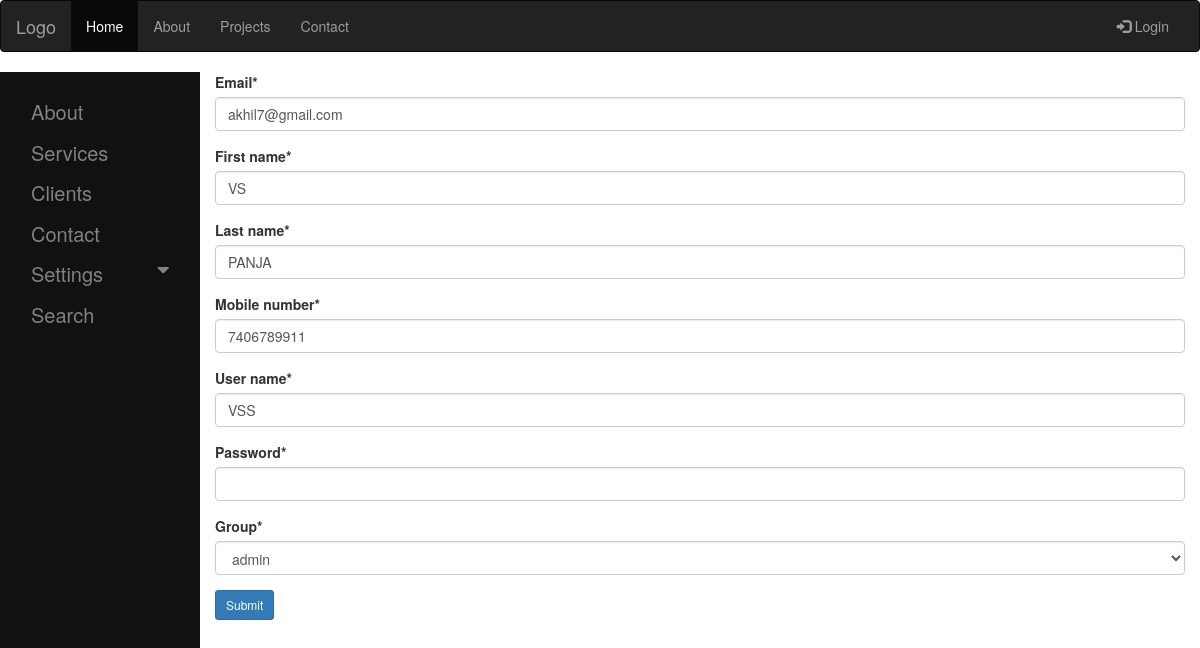
The app's page /home_page/user/edit/13 with its own data.
### users/models.py (models this page shows, shortened)
class UserModelClass(models.Model):
    email = models.EmailField(max_length=50,unique=True)
    first_name = models.CharField(max_length=20)
    last_name = models.CharField(max_length=20)
    phone_regex = RegexValidator(regex=r'^\+?1?\d{10,10}$',
                                 message="Phone number must be entered in the format: '+999999999'. Up to 10 digits allowed.")
    mobile_number = models.CharField(validators=[phone_regex], max_length=10, blank=False,unique=True)
    user_name = models.CharField(max_length=20)
    password = models.CharField(max_length=20)
    group = models.ForeignKey(GroupModelClass,on_delete=models.PROTECT)
    selectedGroup = models.CharField(max_length=50)
    class Meta:
        db_table = 'user_details'

### users/views.py (the view, shortened to what this page needs)
# urls.py: url('^home_page/user/edit/(?P<pk>[0-9]+)$',views.user_edit,name='group_page'),
def user_edit(request,pk):
    data = UserModelClass.objects.get(id=pk)
    user_form = UserCreationForm(instance=data)  # map values from database and fill data
    return render(request, 'user_edit.html', {'user_form': user_form})

### users/forms.py
class UserCreationForm(forms.ModelForm):
    password = forms.CharField(widget=forms.PasswordInput,min_length=8,max_length=20)
    class Meta:
        model = UserModelClass
        fields = ('email','first_name','last_name','mobile_number','user_name','password','group')

### users/models.py (called while the page is built)
    def __str__(self):
        return self.title

### users/templates/user_edit.html (shortened to what this page needs)
{% extends 'bootstrap_sidebar_pro_template.html' %}
{% load crispy_forms_tags %}
{% block content %}
{% load static %}
  <link rel="stylesheet" href="https://maxcdn.bootstrapcdn.com/bootstrap/3.3.7/css/bootstrap.min.css">
<form action ="" method = "post" novalidate> {% csrf_token %}
    {{user_form | crispy }}
    <input type = "submit" value = "Submit" class="btn btn-primary btn-sm">
</form>
{% endblock %}

### users/templates/bootstrap_sidebar_pro_template.html (style rules this page uses)
body { font-family: "Lato", sans-serif; }

### records on screen
UserModelClass: email "akhil7@gmail.com", first_name "VS", last_name "PANJA", mobile_number "7406789911", user_name "VSS", group "admin"
